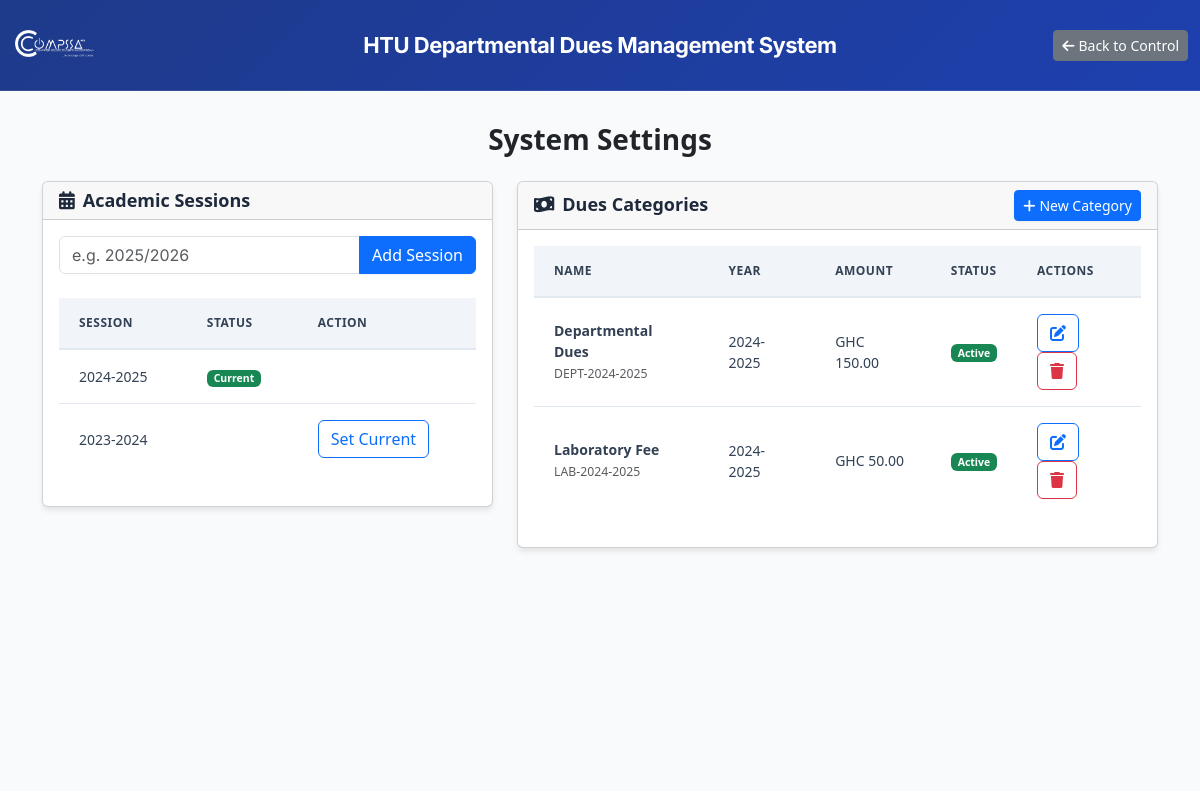
Page /windows/settings.php (signed in) on the earlier database version.
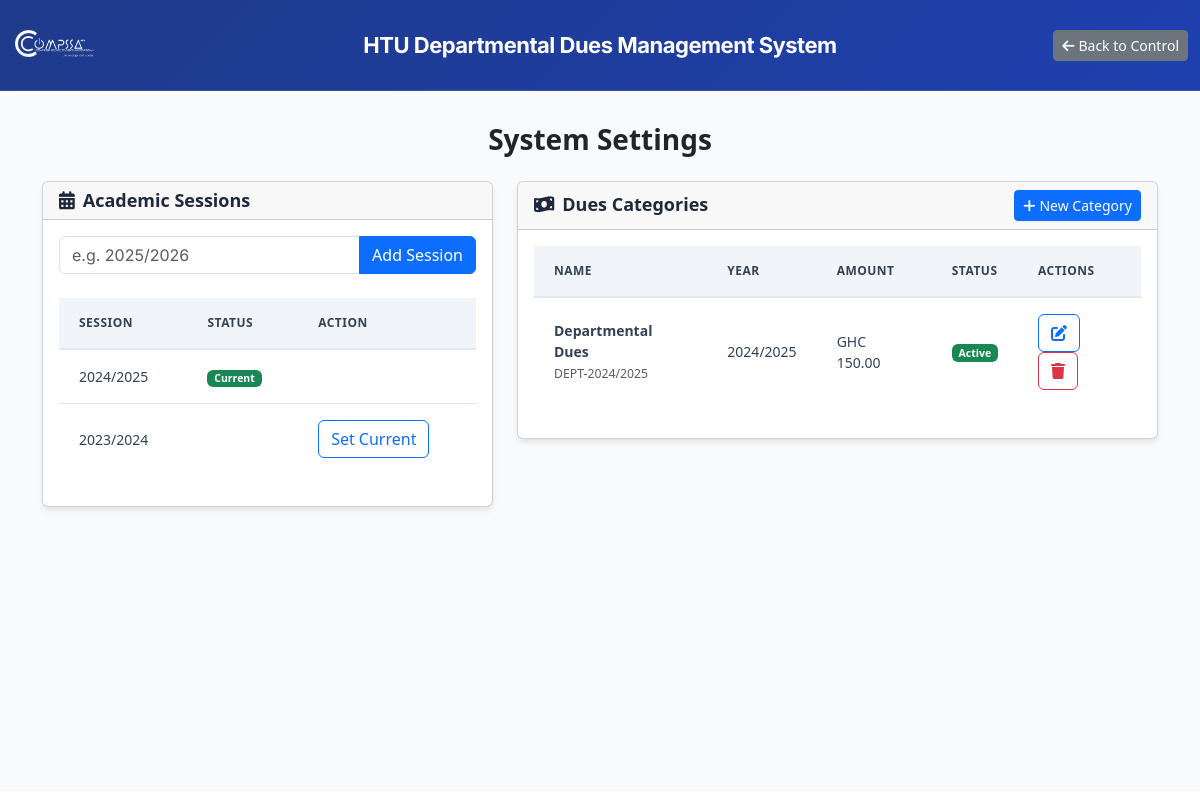
Same page on the later database version.
### tables this page shows
CREATE TABLE academic_sessions (
    session_id INT PRIMARY KEY AUTO_INCREMENT,
    session_name VARCHAR(20) NOT NULL UNIQUE,
    is_current BOOLEAN DEFAULT FALSE,
    created_at TIMESTAMP DEFAULT CURRENT_TIMESTAMP
);

CREATE TABLE dues (
    due_id INT PRIMARY KEY AUTO_INCREMENT,
    due_name VARCHAR(100) NOT NULL,
    due_code VARCHAR(50) NOT NULL UNIQUE,
    programme_id INT NULL,
    amount DECIMAL(10,2) NOT NULL,
    academic_year VARCHAR(20),
    is_mandatory BOOLEAN DEFAULT TRUE,
    status ENUM('Active', 'Inactive') DEFAULT 'Active',
    created_by INT NULL,
    created_at TIMESTAMP DEFAULT CURRENT_TIMESTAMP,
    FOREIGN KEY (created_by) REFERENCES users(user_id),
    FOREIGN KEY (programme_id) REFERENCES programmes(programme_id)
);

### includes/functions.php (called while the page is built, shortened)
<?php
function formatCurrency($amount) {
    return 'GHC ' . number_format($amount, 2);
}
?>

### windows/settings.php (the view, shortened to what this page needs)
<?php
require_once '../includes/functions.php';
try {
    $pdo = getDBConnection();
    $sessions = $pdo->query("SELECT * FROM academic_sessions ORDER BY session_name DESC")->fetchAll();
    $dues = $pdo->query("SELECT d.*, p.programme_name
                         FROM dues d
                         LEFT JOIN programmes p ON d.programme_id = p.programme_id
                         ORDER BY d.academic_year DESC, d.due_name")->fetchAll();
} catch (PDOException $e) {
    $error_message = 'Data fetching failed: ' . $e->getMessage();
}
?>
<!DOCTYPE html>
<html lang="en">
<head>
    <link rel="stylesheet" href="../css/style.css">
    <link href="https://cdn.jsdelivr.net/npm/bootstrap@5.3.0/dist/css/bootstrap.min.css" rel="stylesheet">
    <link href="https://cdnjs.cloudflare.com/ajax/libs/font-awesome/6.0.0/css/all.min.css" rel="stylesheet">
</head>
<body>
    <header class="app-header">
        <div class="container-fluid">
            <div class="row align-items-center">
                <div class="col-md-2">
                    <img src="../assets/compssa_logo.png" alt="COMPSSA Logo" class="logo">
                </div>
                <div class="col-md-8 text-center">
                    <h1 class="app-title"><?php echo APP_NAME; ?></h1>
                </div>
                <div class="col-md-2 text-end">
                    <a href="control.php" class="btn btn-secondary btn-sm">
                        <i class="fas fa-arrow-left me-1"></i>Back to Control
                    </a>
                </div>
            </div>
        </div>
    </header>
    <main class="main-content">
        <div class="container">
            <div class="row">
                <div class="col-12">
                    <h2 class="text-center mb-4" style="color: var(--blue); font-size: 28px; font-weight: bold;">
                        System Settings
                    </h2>
                    <div class="row">
                        <div class="col-md-5">
                            <div class="card mb-4">
                                <div class="card-header">
                                    <h5 class="mb-0"><i class="fas fa-calendar-alt me-2"></i>Academic Sessions</h5>
                                </div>
                                <div class="card-body">
                                    <form method="POST" class="mb-3">
                                        <div class="input-group">
                                            <input type="text" name="session_name" class="form-control" placeholder="e.g. 2025/2026" required>
                                            <button type="submit" class="btn btn-primary">Add Session</button>
                                        </div>
                                    </form>
                                    <div class="table-responsive">
                                        <table class="table table-sm table-hover">
                                            <thead>
                                                <tr>
                                                    <th>Session</th>
                                                    <th>Status</th>
                                                    <th>Action</th>
                                                </tr>
                                            </thead>
                                            <tbody>
                                                <?php foreach ($sessions as $session): ?>
                                                    <tr>
                                                        <td><?php echo $session['session_name']; ?></td>
                                                        <td>
                                                            <?php if ($session['is_current']): ?>
                                                                <span class="badge bg-success">Current</span>
                                                            <?php endif; ?>
                                                        </td>
                                                        <td>
                                                            <?php if (!$session['is_current']): ?>
                                                                <form method="POST">
                                                                    <button type="submit" class="btn btn-xs btn-outline-primary">Set Current</button>
                                                                </form>
                                                            <?php endif; ?>
                                                        </td>
                                                    </tr>
                                                <?php endforeach; ?>
                                            </tbody>
                                        </table>
                                    </div>
                                </div>
                            </div>
                        </div>
                        <div class="col-md-7">
                            <div class="card mb-4">
                                <div class="card-header d-flex justify-content-between align-items-center">
                                    <h5 class="mb-0"><i class="fas fa-money-bill-wave me-2"></i>Dues Categories</h5>
                                    <button class="btn btn-sm btn-primary" data-bs-toggle="modal" data-bs-target="#addDueModal">
                                        <i class="fas fa-plus me-1"></i>New Category
                                    </button>
                                </div>
                                <div class="card-body">
                                    <div class="table-responsive">
                                        <table class="table table-sm table-hover">
                                            <thead>
                                                <tr>
                                                    <th>Name</th>
                                                    <th>Year</th>
                                                    <th>Amount</th>
                                                    <th>Status</th>
                                                    <th>Actions</th>
                                                </tr>
                                            </thead>
                                            <tbody>
                                                <?php foreach ($dues as $due): ?>
                                                    <tr>
                                                        <td>
                                                            <div class="fw-bold"><?php echo $due['due_name']; ?></div>
                                                            <small class="text-muted"><?php echo $due['due_code']; ?></small>
                                                        </td>
                                                        <td><?php echo $due['academic_year']; ?></td>
                                                        <td><?php echo formatCurrency($due['amount']); ?></td>
                                                        <td>
                                                            <span class="badge bg-<?php echo $due['status'] == 'Active' ? 'success' : 'secondary'; ?>">
                                                                <?php echo $due['status']; ?>
                                                            </span>
                                                        </td>
                                                        <td>
                                                            <button class="btn btn-xs btn-outline-primary" onclick='editDue(<?php echo json_encode($due); ?>)'>
                                                                <i class="fas fa-edit"></i>
                                                            </button>
                                                            <button class="btn btn-xs btn-outline-danger" onclick='deleteDue(<?php echo $due["due_id"]; ?>)'>
                                                                <i class="fas fa-trash"></i>
                                                            </button>
                                                        </td>
                                                    </tr>
                                                <?php endforeach; ?>
                                            </tbody>
                                        </table>
                                    </div>
                                </div>
                            </div>
                        </div>
                    </div>
                </div>
            </div>
        </div>
    </main>
</body>
</html>

### css/style.css (style rules this page uses)
:root { --rich-blue: #1e3a8a; --rich-blue-hover: #1e40af; --rich-blue-light: #3b82f6; --pale-gray: #f8fafc; --gray-100: #f1f5f9; --gray-200: #e2e8f0; --gray-300: #cbd5e1; --gray-400: #94a3b8; --gray-600: #475569; --gray-700: #334155; --gray-800: #1e293b; --success: #10b981; --success-light: #d1fae5; --warning: #f59e0b; --warning-light: #fef3c7; --danger: #ef4444; --danger-light: #fee2e2; --info: #3b82f6; --info-light: #dbeafe; --shadow-sm: 0 1px 2px 0 rgba(0, 0, 0, 0.05); --shadow-md: 0 4px 6px -1px rgba(0, 0, 0, 0.1); --shadow-lg: 0 10px 15px -3px rgba(0, 0, 0, 0.1); --shadow-xl: 0 20px 25px -5px rgba(0, 0, 0, 0.1); --radius-sm: 6px; --radius-md: 10px; --radius-lg: 16px; --radius-xl: 20px; }
* { margin: 0; padding: 0; box-sizing: border-box; }
body { font-family: 'Inter', -apple-system, BlinkMacSystemFont, 'Segoe UI', sans-serif; font-size: 15px; line-height: 1.6; color: var(--gray-700); background-color: var(--pale-gray); -webkit-font-smoothing: antialiased; -moz-osx-font-smoothing: grayscale; }
.app-header { background: linear-gradient(135deg, var(--rich-blue) 0%, #1e40af 100%); color: white; padding: 0px 0; box-shadow: var(--shadow-md); border-bottom: 1px solid rgba(255, 255, 255, 0.1); }
.logo { max-height: 90px; width: auto; filter: brightness(0) invert(1); }
.app-title { font-family: 'Inter', sans-serif; font-size: 22px; font-weight: 700; color: white; margin: 0; letter-spacing: -0.5px; }
.main-content { min-height: calc(100vh - 100px); padding: 32px 0; background-color: var(--pale-gray); }
.form-control { border: 1.5px solid var(--gray-300); border-radius: var(--radius-md); padding: 12px 16px; font-size: 15px; background: white; transition: all 0.2s ease; color: var(--gray-700); font-family: 'Inter', sans-serif; }
.form-control::placeholder { color: var(--gray-400); }
.input-group { margin-bottom: 24px; }
.btn { font-family: 'Inter', sans-serif; font-weight: 600; padding: 12px 24px; border-radius: var(--radius-md); font-size: 15px; transition: all 0.2s ease; border: none; cursor: pointer; display: inline-flex; align-items: center; justify-content: center; gap: 8px; }
.btn-primary { background: var(--rich-blue); color: white; box-shadow: var(--shadow-sm); }
.btn-secondary { background: white; color: var(--rich-blue); border: 1.5px solid var(--gray-300); }
.btn-outline-primary { background: transparent; color: var(--rich-blue); border: 1.5px solid var(--rich-blue); }
.btn-sm { padding: 8px 16px; font-size: 13px; }
.table { margin-bottom: 0; font-size: 14px; }
.table thead th { background-color: var(--gray-100); color: var(--gray-700); font-weight: 700; border: none; padding: 16px 20px; text-transform: uppercase; font-size: 12px; letter-spacing: 0.5px; border-bottom: 2px solid var(--gray-200); }
.table tbody td { padding: 16px 20px; color: var(--gray-700); border-bottom: 1px solid var(--gray-200); vertical-align: middle; }
.table tbody tr { transition: background-color 0.15s ease; }
.table tbody tr:last-child td { border-bottom: none; }
.badge { padding: 6px 12px; border-radius: 6px; font-size: 12px; font-weight: 600; display: inline-block; }
.card { border: 1px solid var(--gray-200); border-radius: var(--radius-lg); box-shadow: var(--shadow-md); margin-bottom: 24px; background: white; overflow: hidden; transition: all 0.2s ease; }
.card-header { background: white; color: var(--gray-800); font-weight: 700; border-radius: 0; padding: 20px 24px; border-bottom: 2px solid var(--gray-200); font-size: 18px; }
.card-header h5 { color: var(--gray-800); font-weight: 700; margin: 0; font-size: 18px; }
.card-body { padding: 24px; }
.text-muted { color: var(--gray-600) !important; }
* { transition-timing-function: cubic-bezier(0.4, 0, 0.2, 1); }

Differences in the rows shown:
removed dues: due_name "Laboratory Fee", due_code "LAB-2024-2025", academic_year "2024-2025", amount "GHC 50.00", status "Active"
changed academic_sessions (number 1 of 2 on the later page): session_name "2024-2025" → "2024/2025"
changed academic_sessions (number 2 of 2 on the later page): session_name "2023-2024" → "2023/2024"
changed dues "Departmental Dues": due_code "DEPT-2024-2025" → "DEPT-2024/2025"; academic_year "2024-2025" → "2024/2025"
